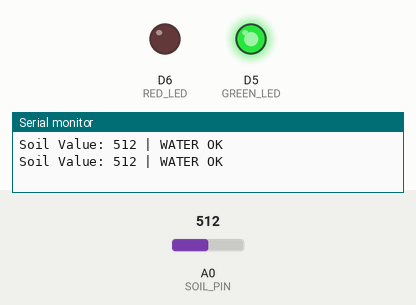
Bench run of a sketch on a simulated ESP8266 (NodeMCU). Parts: output pins drawn as LEDs (lit = HIGH), the last lines printed to the serial monitor. The inputs (shaded band) are chosen by the test bench; at power-on: A0 (SOIL_PIN) = 512.

Above: at 1.8 s.
1.9 s: A0 (SOIL_PIN) set to 526
At 2.6 s:
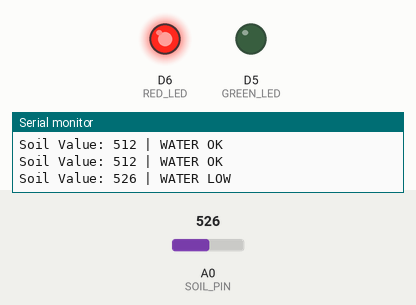
3.5 s: A0 (SOIL_PIN) set to 511
At 5.2 s:
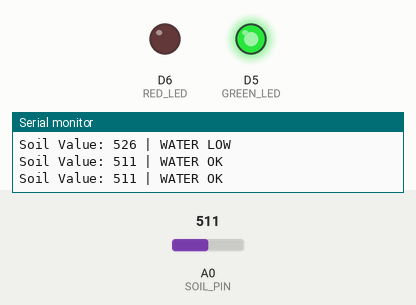
5.5 s: A0 (SOIL_PIN) set to 716
At 6.9 s:
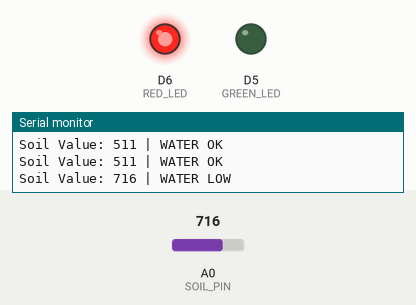
Timing chart, 0 to 8.5 s (numbered marks = the images above; inputs shaded):
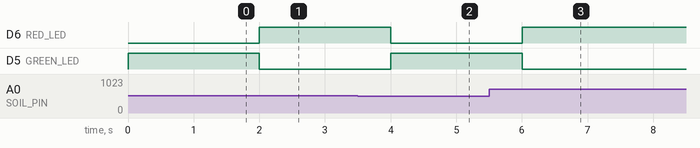

Measured:
- the behaviour switches between 512 and 513 on A0 (SOIL_PIN) (found by bisection; images 0 and 1)
- after the input at 1.9 s, D6 (RED_LED): LOW → HIGH after 0.10 s; D5 (GREEN_LED): HIGH → LOW after 0.10 s
- after the input at 3.5 s, D6 (RED_LED): HIGH → LOW after 0.50 s; D5 (GREEN_LED): LOW → HIGH after 0.50 s
- after the input at 5.5 s, D6 (RED_LED): LOW → HIGH after 0.50 s; D5 (GREEN_LED): HIGH → LOW after 0.50 s

The sketch:

code.ino
```cpp
#define SOIL_PIN A0

#define GREEN_LED D5
#define RED_LED D6

#define MOISTURE_THRESHOLD 512

void setup() {
  Serial.begin(115200);

  pinMode(GREEN_LED, OUTPUT);
  pinMode(RED_LED, OUTPUT);

  digitalWrite(GREEN_LED, LOW);
  digitalWrite(RED_LED, LOW);
}

void loop() {

  int soilValue = analogRead(SOIL_PIN);

  Serial.print("Soil Value: ");
  Serial.print(soilValue);

  if (soilValue > MOISTURE_THRESHOLD) {
    // Water low / Soil dry
    digitalWrite(GREEN_LED, LOW);
    digitalWrite(RED_LED, HIGH);

    Serial.println(" | WATER LOW");
  }
  else {
    // Water sufficient / Soil wet
    digitalWrite(GREEN_LED, HIGH);
    digitalWrite(RED_LED, LOW);

    Serial.println(" | WATER OK");
  }

  delay(1000);
}
```
